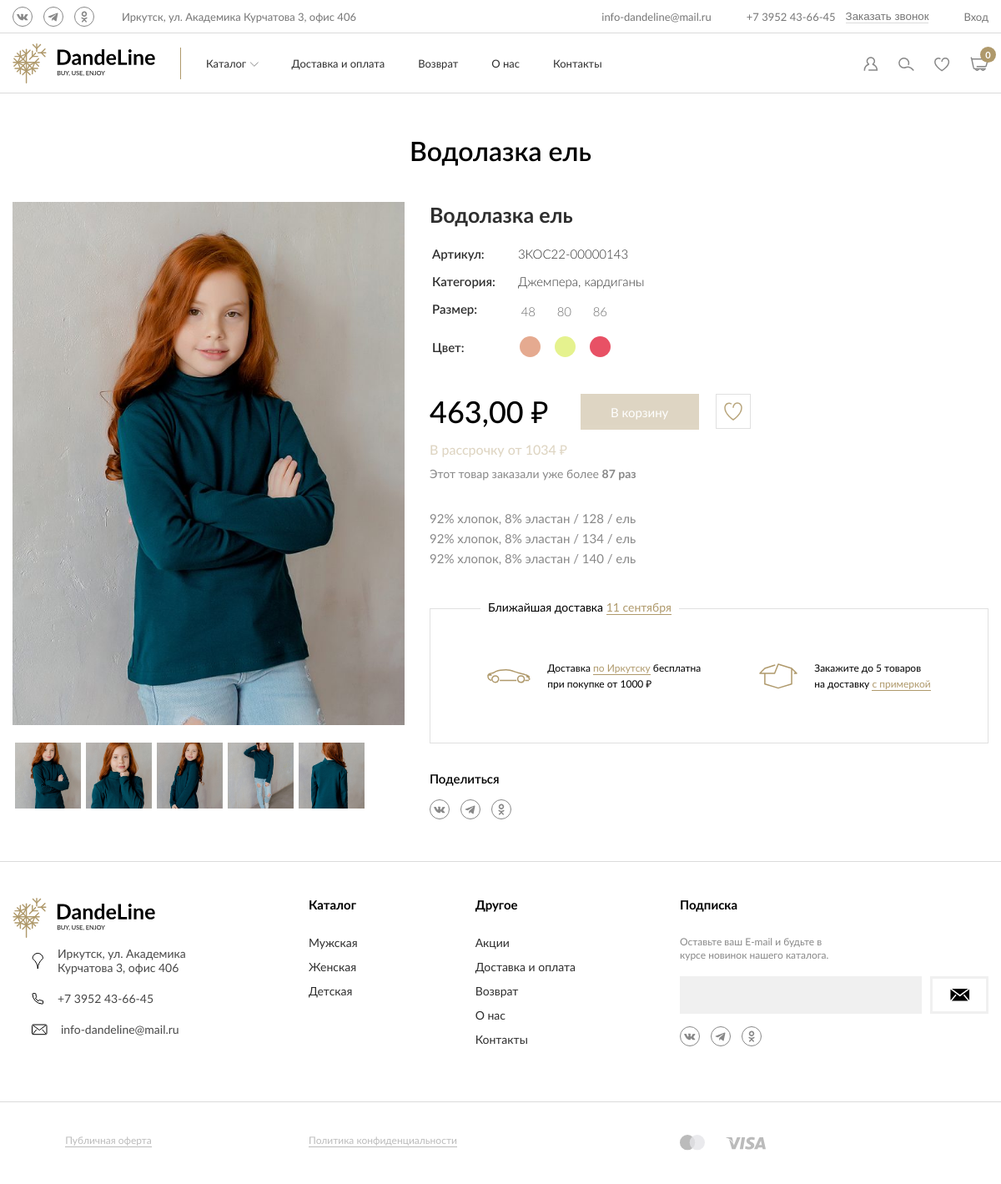
/catalog/product/водолазка-ель/, run on the app's committed database.
### catalog/models.py (models this page shows, shortened)
class Product(models.Model):
    class Meta:
        verbose_name = "Продукт"
        verbose_name_plural = "Продукты"
    sku = models.CharField(max_length=15, unique=True, blank=True)
    category = TreeForeignKey(Category, on_delete=models.PROTECT)
    name = models.CharField(max_length=150)
    slug = models.SlugField(allow_unicode=True, unique=True, db_index=True)
    description = models.TextField(null=True, blank=True)
    price = models.DecimalField(max_digits=10, decimal_places=2)
    active = models.BooleanField(default=True)
    thumbnail = models.ImageField(
        upload_to="product/%Y/%m/%d/",
        default="placeholder.png",
        null=True,
        blank=True,
    )
    total_sales = models.PositiveIntegerField(default=0)
    created_at = models.DateTimeField(auto_now_add=True)
    updated_at = models.DateTimeField(auto_now=True)
    objects = ProductManager()

class ProductImage(models.Model):
    class Meta:
        verbose_name = "Изображение продукта"
        verbose_name_plural = "Изображения продукта"
    product = models.ForeignKey(Product, on_delete=models.CASCADE, related_name="images")
    file = models.ImageField(upload_to="product_image/%Y/%m/%d/")

class Category(MPTTModel):
    class Meta:
        verbose_name_plural = "categories"
        unique_together = ("slug", "parent")
        verbose_name = "Категория"
        verbose_name_plural = "Категории"
    class MPTTMeta:
        order_insertion_by: list[str] = ["name"]
    name = models.CharField(max_length=50)
    slug = models.SlugField(allow_unicode=True, db_index=True)
    parent = TreeForeignKey(
        "self",
        on_delete=models.CASCADE,
        null=True,
        blank=True,
        related_name="children"
    )
    image = models.ImageField(
        upload_to="category",
        default="placeholder.png",
        null=True,
        blank=True
    )
    featured = models.BooleanField(default=False)

class Variation(models.Model):
    class Meta:
        verbose_name = "Вариация"
        verbose_name_plural = "Вариации"
    product = models.ForeignKey(Product, on_delete=models.CASCADE, related_name="variations")
    size = models.ForeignKey(Size, on_delete=models.CASCADE)
    color = models.ForeignKey(Color, on_delete=models.CASCADE)

class Size(models.Model):
    class Meta:
        ordering: Sequence[str] = ("order",)
        verbose_name = "Размер"
        verbose_name_plural = "Размеры"
    value = models.CharField(max_length=20)
    order = models.PositiveSmallIntegerField(default=0, db_index=True)

### catalog/views.py (the view)
# urls.py: path("product/<str:slug>/", views.product, name="product"),
def product(request: HttpRequest, slug: str) -> HttpResponse:
    try:
        product: Product = Product.objects.select_related("category").get(slug=slug)
    except Product.DoesNotExist:
        raise Http404()
    return render(request, "catalog/product.html", {
        "product": product,
    })

### marketing/forms.py
class ContactForm(forms.ModelForm, FormCleanMixin):
    class Meta:
        model: type[Model] = Contact
        fields: Sequence[str] = ("name", "phone")
        widgets: dict[str, type[forms.Widget] | forms.Widget] = {
            "name": forms.TextInput(attrs={
                "class": "input__field",
                "placeholder": "Имя",
            }),
            "phone": forms.TextInput(attrs={
                "class": "input__field",
                "type": "tel",
                "placeholder": "Телефон",
                "data-phone-field": "",
            }),
        }

### cart/context_processors.py (called while the page is built)
def cart(request: HttpRequest) -> dict[str, Any]:
    cart = Cart(request)
    return {
        "cart": cart,
    }

### cart/services/cart.py (called while the page is built)
    @property
    def total_price(self) -> Decimal:
        return sum(item["total_price"] for item in self)

    def __iter__(self) -> dict[str, Any]:
        for variation_id in self.cart:
            item: dict[str, Any] = self.get_item(int(variation_id))
            yield item

    def __len__(self) -> int:
        return sum(item["quantity"] for item in self.cart.values())

### catalog/context_processors.py (called while the page is built)
def categories(_: HttpRequest) -> dict[str, Any]:
    return {
        "categories": Category.objects.all(),
    }

### catalog/managers.py (called while the page is built)
    def get_queryset(self) -> QuerySet:
        Variation = apps.get_model("catalog", "Variation")
        return (super().get_queryset()
            .prefetch_related(Prefetch(
                "variations",
                queryset=Variation.objects
                    .select_related("size")
                    .order_by("size__value")
                ,
                to_attr="sizes",
            ))
            .prefetch_related(Prefetch(
                "variations",
                queryset=Variation.objects
                    .select_related("color")
                    .order_by("color__value")
                ,
                to_attr="colors",
            ))
        )

### marketing/context_processors.py (called while the page is built)
def contact_form(_: HttpRequest) -> dict[str, Any]:
    contact_form = ContactForm(auto_id=False)
    return {
        "contact_form": contact_form,
    }

### catalog/templates/catalog/product.html (shortened to what this page needs)
{% extends 'base.html' %}
{% load thumbnail %}
{% block heading %}
    {{ product.name }}
{% endblock %}
{% block content %}
    <div class="product product--detail">
        <div class="product__gallery">
            {% with images=product.images.all %}
                <div class="product-slider product__slider swiper">
                    <ul class="product-slider__slides swiper-wrapper">
                        {% for image in images %}
                            <li class="product-slide swiper-slide">
                                <img class="product-slide__image" src="{{ image.file.url }}" alt="Product">
                            </li>
                        {% endfor %}
                    </ul>
                </div>
                <div class="product-thumbs swiper">
                    <ul class="product-thumbs__slides swiper-wrapper">
                        {% for image in images %}
                            <li class="product-thumb swiper-slide">
                                <img class="product-thumb__image" src="{% thumbnail image.file 100x0 %}" alt="Product">
                            </li>
                        {% endfor %}
                    </ul>
                </div>
            {% endwith %}
        </div>
        <div class="product__content">
            <h2 class="product__title product__title--lg">
                {{ product.name }}
            </h2>
            <form class="cart-update-form" action="{% url 'cart:update' %}" method="POST">
                <table class="product-info">
                    <tbody>
                        <tr>
                            <th class="product-info__header">
                                Артикул:
                            </th>
                            <td class="product-info__data">
                                {{ product.sku }}
                            </td>
                        </tr>
                        <tr>
                            <th class="product-info__header">
                                Категория:
                            </th>
                            <td class="product-info__data">
                                {{ product.category.name }}
                            </td>
                        </tr>
                        <tr>
                            <th class="product-info__header">
                                Размер:
                            </th>
                            <td class="product-info__data">
                                <div class="sizes sizes--lg product-info__sizes">
                                    <div class="sizes__list">
                                        {% for variation in product.sizes %}
                                            {% ifchanged %}
                                                <label class="size sizes__item">
                                                    <span class="size__inner">
                                                        {{ variation.size.value }}
                                                    </span>
                                                </label>
                                            {% endifchanged %}
                                        {% endfor %}
                                    </div>
                                </div>
                            </td>
                        </tr>
                        <tr>
                            <th class="product-info__header" style="vertical-align: middle">
                                Цвет:
                            </th>
                            <td class="product-info__data">
                                <div class="colors">
                                    <div class="colors__list">
                                        {% for variation in product.colors %}
                                            {% ifchanged %}
                                                <label class="color color--lg colors__item" style="--color-value: {{ variation.color.value }}">
                                                    <span class="color__inner"></span>
                                                </label>
                                            {% endifchanged %}
                                        {% endfor %}
                                    </div>
                                </div>
                            </td>
                        </tr>
                    </tbody>
                </table>
                <div class="product__summary">
                    <div class="product-pricing product__pricing">
                        <div class="product-pricing__price product-pricing__price--lg">
                            {{ product.price }} ₽
                        </div>
                    </div>
                    <div class="product__actions">
                        <button class="btn btn--gold product__btn" type="submit" name="do" value="add" title="Выберите размер и цвет" disabled>
                            В корзину
                        </button>
                        <button class="product__fav-btn" type="button">
                        </button>
                    </div>
                </div>
            </form>
            <div class="product__installment not-implemented">
                В рассрочку от 1034 ₽
            </div>
            <div class="product__orders">
                Этот товар заказали уже более <strong>87 раз</strong>
            </div>
            <div class="product__description">
                {{ product.description|linebreaks }}
            </div>
            <div class="delivery-info product__delivery-info">
                <div class="delivery-info__title">
                    Ближайшая доставка <span>11 сентября</span>
                </div>
                <div class="delivery-info__item">
                    <div>
                        Доставка <span>по Иркутску</span> бесплатна<br>
                        при покупке от 1000 ₽
                    </div>
                </div>
                <div class="delivery-info__item">
                    <div>
                        Закажите до 5 товаров<br>
                        на доставку <span>с примеркой</span>
                    </div>
                </div>
            </div>
            {% include '_socials.html' with title='Поделиться' %}
        </div>
    </div>
{% endblock %}
{% block sections %}
    {{ block.super }}
{% endblock %}

### data on the page
Product: name "Водолазка ель", sku "3КОС22-00000143", category.name "Джемпера, кардиганы", price "463,00", description "92% хлопок, 8% эластан / 128 / ель 92% хлопок, 8% эластан / 134 / ель 92% хлопок, 8% эластан / 140 / ель"
ProductImage: file (picture)
ProductImage: file (picture)
ProductImage: file (picture)
ProductImage: file (picture)
ProductImage: file (picture)
Variation: size.value "48"
Variation: size.value "80"
Variation: size.value "86"

### other printed values
{{ cart|length }} "0"
{{ title }} "Поделиться"
